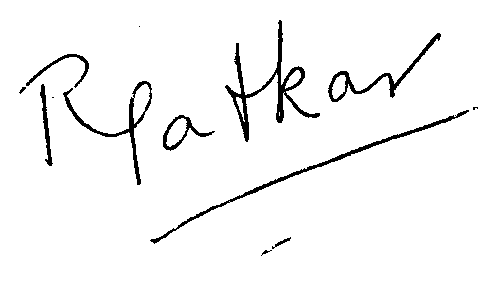
#> input picture Dataset/personA/Train/personA_1.png, 504 x 288 px
$ jupyter execute --allow-errors 'project (1).ipynb'
#> lines starting #> are read from the running program, lines starting #| are printed output that depends on the picture; after the words box and inside, x2 and y2 are one past the last pixel; in counts of white or black regions, pixels touching at a corner belong together
##### Imports

[cell 1]
import numpy as np
import pandas as pd
import sklearn
from sklearn.cluster import KMeans
from sklearn.preprocessing import StandardScaler
from sklearn.preprocessing import OrdinalEncoder
from sklearn.svm import SVC
from sklearn.linear_model import LogisticRegression as logistic
from sklearn import metrics
from sklearn.ensemble import RandomForestRegressor
from sklearn.naive_bayes import GaussianNB
import cv2
import os
import glob
import matplotlib.pyplot as plt
import random

##### Reading files

[cell 2]
def read_files(str):
    data = []
    for per in os.listdir('C:/Users/Hp/Documents/fourth/first/VISOIN/project/Dataset'):
        count = 0
        for img_path in glob.glob('C:/Users/Hp/Documents/fourth/first/VISOIN/project/Dataset/'+per+'/'+ str+ '/*.png'):

            count += 1
            if (count > 40 and str == 'Train') or (count > 8 and str == 'Test'):
                break

            img_name = img_path.split('\\')[-1]

            img = cv2.imread(img_path)
            img = cv2.cvtColor(img, cv2.COLOR_BGR2GRAY)
            img = cv2.resize(img, (224, 224))

            data.append([img, per, img_name])

    random.shuffle(data)
    return data

#### SIFT

[cell 3]
def sift(data):
    sift = cv2.SIFT_create()
    desc = []

    for row in data:
        kp, des = sift.detectAndCompute(row[0], None)
        desc.append(des)

    desc_stack = np.array(desc[0])
    for remaining in desc[1:]:
        desc_stack = np.vstack((desc_stack, remaining))

    return desc_stack

##### Clustering

[cell 4]
def cluster(desc_stack, n_cluster):

    kmeans_model = KMeans(n_clusters=n_cluster)
    cluster_model = kmeans_model.fit(desc_stack)

    return cluster_model

##### Feature extraction

[cell 5]
def feature_exctract(cluster_model, data, desc_stack, n_cluster):

    clusters = cluster_model.predict(desc_stack)

    histograms = np.array([np.zeros(n_cluster) for i in range(len(data))])

    count = 0
    final_data = []
    for i in range(len(data)):
        l = len(data[i])
        for j in range(l):
            index = clusters[count + j]
            histograms[i][index] += 1
        count += l

    std_histograms = StandardScaler().fit_transform(histograms)

    final_data = []

    for i in range(len(std_histograms)):
        row = []
        for j in range(len(std_histograms[i])):
            row.append(std_histograms[i, j])

        row.append(data[i][1])
        row.append(data[i][-1])

        final_data.append(row)

    columns = []

    for i in range(n_cluster):
        columns.append('feature' + str(i))

    columns.append('person_name')
    columns.append('image_name')

    final_df = pd.DataFrame(final_data, columns=columns)


    return final_df

##### Merge features and labels

[cell 6]
def merge_labels(features, t, per):

    csv_path = 'C:/Users/Hp/Documents/fourth/first/VISOIN/project/Dataset/'+per+'/'+ t + '/' + per + '_SigVerification' + t +'Labels.csv'

    per_csv = pd.read_csv(csv_path)

    per_groups = features.groupby(['person_name'])

    per_data = per_groups.get_group(per)

    labeled_data = per_data.merge(per_csv, how='inner', on='image_name')

    enc = OrdinalEncoder()
    enc_labels = enc.fit_transform(np.array(labeled_data['label']).reshape(-1, 1))
    labeled_data['enc_label'] = pd.DataFrame(enc_labels)

    labeled_data.drop(['image_name', 'person_name', 'label'], axis=1, inplace=True)

    return labeled_data

##### Create Models

[cell 7]
def train_model(n_cluster):
    models=[]
    for per in os.listdir('C:/Users/Hp/Documents/fourth/first/VISOIN/project/Dataset'):

        files = read_files("Train")
#> in read_files, img is the input picture: shape (288, 504, 3); 96.2% white; 13 black regions (3 under 20 px), largest, box (x1, y1, x2, y2) and area: (225, 20, 320, 142) 1568, (150, 110, 469, 244) 1182, (63, 81, 152, 185) 882
#> in read_files, `img = cv2.resize(img, (224, 224))`:
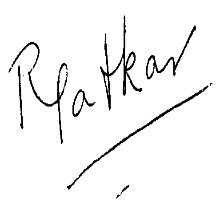
#> img: shape (224, 224); min 0, max 255, mean 245.2
#> files = 1 item

        desc_stack = sift(files)
#> the loop in sift, `for row in data:` made 1 pass

        cluster_model = cluster(desc_stack, n_cluster)

        Features = feature_exctract(cluster_model, files, desc_stack, n_cluster)
#> in feature_exctract, `clusters = cluster_model.predict(desc_stack)`: clusters = 110 values, max 59 at index 52, min 0 at index 60, mean 20.26
#> the loop in feature_exctract, `for i in range(len(data)):` made 1 pass
#> (l, count) on pass 1: (3, 3)
#> after the loop in feature_exctract, `for i in range(len(data)):`: count = 3
#> the loop in feature_exctract, `for i in range(len(std_histograms)):` made 1 pass
#> after the loop in feature_exctract, `for i in range(len(std_histograms)):`: final_data = 1 item
#> in feature_exctract, `final_df = pd.DataFrame(final_data, columns=columns)`: final_df = table of 1 rows and 62 columns
#> Features = table of 1 rows and 62 columns

        Data = merge_labels(Features, "Train", per)

        X_train, Y_train = Data.iloc[:, :-1], Data["enc_label"]


       # classifier = logistic()
        classifier=GaussianNB()
        classifier.fit(X_train, Y_train)

        models.append(classifier)

    return models, cluster_model
